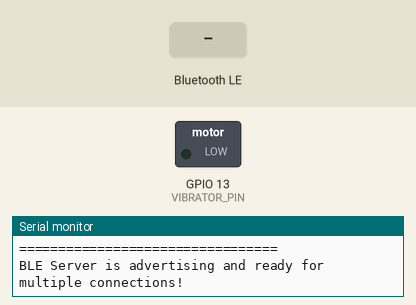
A sketch run on a simulated ESP32. Shown: switched loads named in the sketch (green lamp = pin HIGH), the last lines printed to the serial monitor. The test bench sets the inputs (shaded band). Nothing arrives over Bluetooth unless stated; a phone connects over Bluetooth LE 3 s after start.

Above: at 2.2 s.
2.3 s: Bluetooth LE write "VIBRATE" received
At 2.8 s:
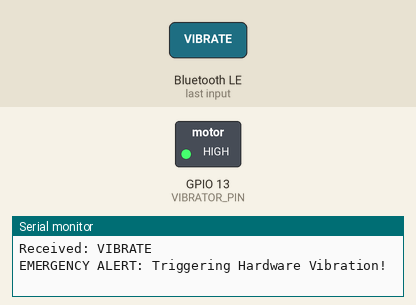
3.8 s: Bluetooth LE write "DISCONNECT_ALL" received
6.8 s: Bluetooth LE write "GET_CLIENTS" received
Timing chart, 0 to 9.8 s (numbered marks = the images above; inputs shaded):
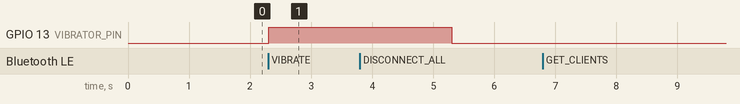

Measured:
- after the input at 2.3 s, GPIO 13 (VIBRATOR_PIN): LOW → HIGH at once

The sketch:

Classroom1_Bluetooth.ino
```cpp
#include <BLEDevice.h>
#include <BLEServer.h>
#include <BLEUtils.h>
#include <BLE2902.h>
#include <vector>

#define SERVICE_UUID        "4fafc201-1fb5-459e-8fcc-c5c9c331914b"
#define CHARACTERISTIC_UUID "beb5483e-36e1-4688-b7f5-ea07361b26a8"

#define VIBRATOR_PIN        13 // Typical GPIO for vibrator/buzzer

BLEServer* pServer = NULL;
int clientsConnected = 0;
bool isVibrating = false;
unsigned long vibrationEndTime = 0;

struct ClientInfo {
  uint16_t conn_id;
  String mac;
};
std::vector<ClientInfo> connectedClients;

class MyServerCallbacks: public BLEServerCallbacks {
    void onConnect(BLEServer* pServer, esp_ble_gatts_cb_param_t *param) {
      clientsConnected++;
      char macStr[18];
      snprintf(macStr, sizeof(macStr), "%02X:%02X:%02X:%02X:%02X:%02X",
              param->connect.remote_bda[0], param->connect.remote_bda[1],
              param->connect.remote_bda[2], param->connect.remote_bda[3],
              param->connect.remote_bda[4], param->connect.remote_bda[5]);

      ClientInfo info;
      info.conn_id = param->connect.conn_id;
      info.mac = String(macStr);
      connectedClients.push_back(info);

      Serial.printf("Client connected! MAC: %s Total: %d\n", macStr, clientsConnected);
      BLEDevice::startAdvertising();
    }

    void onDisconnect(BLEServer* pServer, esp_ble_gatts_cb_param_t *param) {
      clientsConnected--;
      for (int i = 0; i < connectedClients.size(); i++) {
        if (connectedClients[i].conn_id == param->disconnect.conn_id) {
          Serial.printf("Client disconnected! MAC: %s Total: %d\n", connectedClients[i].mac.c_str(), clientsConnected);
          connectedClients.erase(connectedClients.begin() + i);
          break;
        }
      }
      BLEDevice::startAdvertising();
    }
};

class MyCallbacks: public BLECharacteristicCallbacks {
    void onWrite(BLECharacteristic *pCharacteristic) {
      String msg = pCharacteristic->getValue().c_str();
      if (msg.length() > 0) {
        Serial.print("Received: ");
        Serial.println(msg);

        if (msg.indexOf("VIBRATE") >= 0) {
           Serial.println("EMERGENCY ALERT: Triggering Hardware Vibration!");
           isVibrating = true;
           vibrationEndTime = millis() + 3000; // Vibrate for 3 seconds
           digitalWrite(VIBRATOR_PIN, HIGH);
        }
        else if (msg.indexOf("DISCONNECT_ALL") >= 0) {
          Serial.println("Admin requested DISCONNECT_ALL. Dropping all client connections...");
          for (int i = 0; i < connectedClients.size(); i++) {
            pServer->disconnect(connectedClients[i].conn_id);
          }
        }
        else if (msg.indexOf("GET_CLIENTS") >= 0) {
          String clientList = "";
          for (int i = 0; i < connectedClients.size(); i++) {
            clientList += connectedClients[i].mac;
            if (i < connectedClients.size() - 1) {
              clientList += ",";
            }
          }
          if (clientList == "") {
             clientList = "NONE";
          }
          pCharacteristic->setValue(clientList.c_str());
          pCharacteristic->notify();
          Serial.println("Sent client list: " + clientList);
        }
        else if (msg.indexOf("DISCONNECT_") >= 0) {
          String targetMac = msg.substring(11); // After "DISCONNECT_"
          targetMac.trim();
          for (int i = 0; i < connectedClients.size(); i++) {
            if (connectedClients[i].mac == targetMac) {
              Serial.println("Admin requested manual disconnect for MAC: " + targetMac);
              pServer->disconnect(connectedClients[i].conn_id);
              break;
            }
          }
        }
      }
    }
};

void setup() {
  Serial.begin(115200);
  pinMode(VIBRATOR_PIN, OUTPUT);
  digitalWrite(VIBRATOR_PIN, LOW);
  delay(1000);
  Serial.println("=================================");
  Serial.println("ESP32 BLE Classroom Server");
  Serial.println("=================================");

  BLEDevice::init("Classroom1");
  pServer = BLEDevice::createServer();
  pServer->setCallbacks(new MyServerCallbacks());

  BLEService *pService = pServer->createService(SERVICE_UUID);
  BLECharacteristic *pCharacteristic = pService->createCharacteristic(
                                         CHARACTERISTIC_UUID,
                                         BLECharacteristic::PROPERTY_READ |
                                         BLECharacteristic::PROPERTY_WRITE |
                                         BLECharacteristic::PROPERTY_NOTIFY
                                       );

  pCharacteristic->setCallbacks(new MyCallbacks());
  pCharacteristic->setValue("Classroom Ready");

  pService->start();

  BLEAdvertising *pAdvertising = BLEDevice::getAdvertising();
  pAdvertising->addServiceUUID(SERVICE_UUID);
  pAdvertising->setScanResponse(true);
  pAdvertising->setMinPreferred(0x06);
  pAdvertising->setMinPreferred(0x12);

  BLEDevice::startAdvertising();
  Serial.println("BLE Server is advertising and ready for multiple connections!");
}

void loop() {
  if (isVibrating && millis() > vibrationEndTime) {
    isVibrating = false;
    digitalWrite(VIBRATOR_PIN, LOW);
    Serial.println("Hardware Alert Finished.");
  }
  delay(10);
}
```
